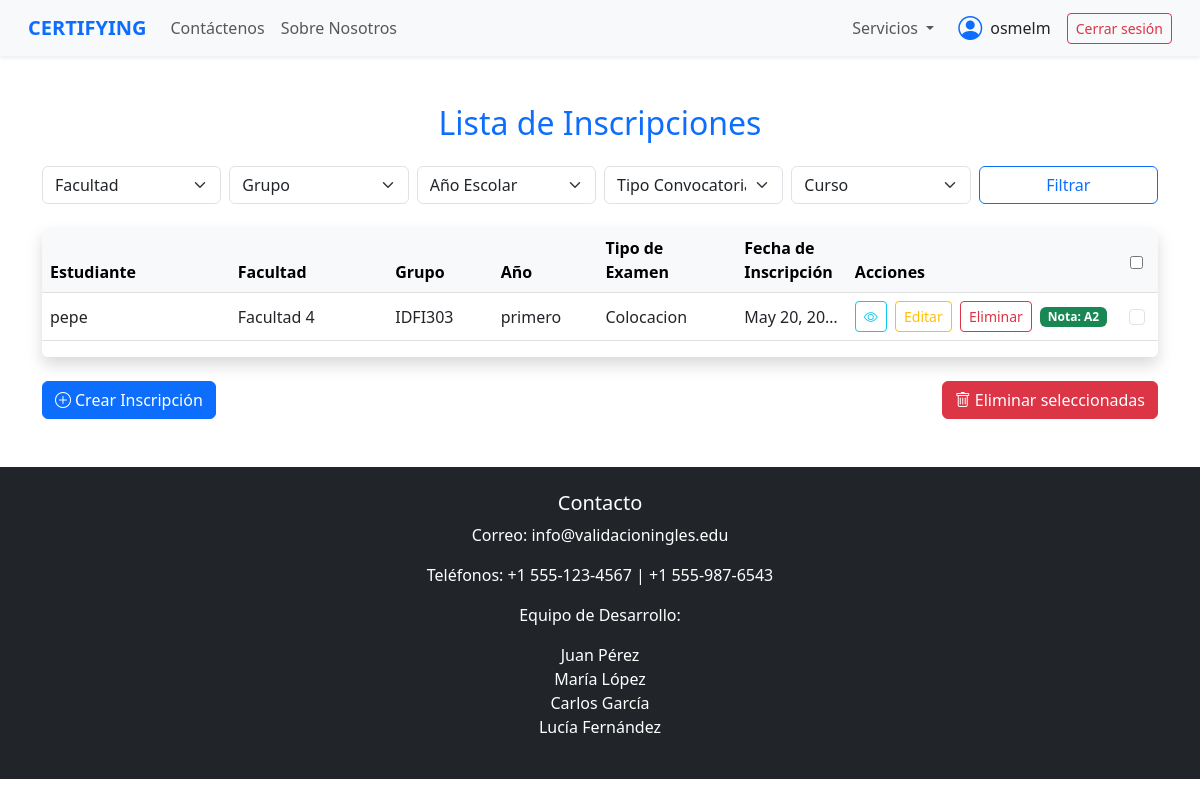
Screenshot of /inscripciones/ (signed in) with the database file from the repository.
### gestion/models.py (models this page shows, shortened)
class Usuario(AbstractUser):
    TIPO_USUARIO = [
        ('estudiante', 'Estudiante'),
        ('profesor', 'Profesor del Centro')
    ]
    anios =[
        ('1', 'primero'),
        ('2', 'segundo'),
        ('3', 'tercero'),
        ('4', 'cuarto'),
    ]
    tipo_usuario = models.CharField(max_length=20, choices=TIPO_USUARIO)
    facultad = models.CharField(max_length=20)
    grupo = models.CharField(max_length=20,null=True, blank=True)
    anio_escolar = models.CharField(max_length=30, choices=anios, null=True, blank=True)
    carrera = models.CharField(max_length=100,null=True, blank=True)
    curso = models.CharField(max_length=30, blank=True, null=True)
    nivel = models.CharField(max_length=10,null=True, blank=True)
    def es_profesor(self):
        return self.tipo_usuario == 'profesor'

class Inscripcion(models.Model):
    estudiante = models.ForeignKey(
        Usuario,
        on_delete=models.CASCADE,
        limit_choices_to={'tipo_usuario': 'estudiante'}
    )
    convocatoria = models.ForeignKey(Convocatoria, on_delete=models.CASCADE)
    fecha_inscripcion = models.DateField(auto_now_add=True)
    class Meta:
        constraints = [
            models.UniqueConstraint(fields=['estudiante', 'convocatoria'], name='unique_inscripcion_estudiante_convocatoria')
        ]

class Convocatoria(models.Model):
    TIPO_CONVOCATORIA = [
        ('entrevista', 'Entrevista'),
        ('certificacion', 'Certificación'),
        ('curso', 'Curso'),
        ('colocacion', 'Colocacion'),
        ('revalorizacion', 'revalorizacion')
    ]
    niveles = [
        ('A1', 'A1'),
        ('A2', 'A2'),
        ('B1', 'B1'),
        ('B2', 'B2'),
        ('C1', 'C1'),
        ('C2', 'C2')
    ]
    nivel = models.CharField(max_length=2, choices=niveles, null=True, blank=True)
    tipo = models.CharField(max_length=20, choices=TIPO_CONVOCATORIA)
    descripcion = models.TextField()
    lugar = models.CharField(max_length=100)
    fecha = models.DateField()
    hora = models.TimeField()
    profesor = models.ForeignKey(
        Usuario,
        on_delete=models.CASCADE,
        limit_choices_to={'tipo_usuario': 'profesor'},
        null=True,  # <-- Permitir nulos temporalmente
        blank=True
    )  # Creador
    estado = models.BooleanField(default=True)

class Resultado(models.Model):
    niveles = [
        ('A1', 'A1'),
        ('A2', 'A2'),
        ('B1', 'B1'),
        ('B2', 'B2'),
        ('C1', 'C1'),
        ('C2', 'C2')
    ]
    nota = models.CharField(max_length=2, choices=niveles)
    inscripcion = models.OneToOneField('Inscripcion', on_delete=models.CASCADE)

### gestion/vistas/vista_inscripcion.py (the view)
# urls.py: path('inscripciones/', vista_inscripcion.lista_inscripciones, name='lista_inscripciones'),
def lista_inscripciones(request):
    if not request.user.is_authenticated:
        messages.warning(request, "Debes iniciar sesión para acceder a esta página.")
        return redirect('login')
    if not request.user.es_profesor():
        messages.warning(request, "No tienes permisos para acceder a esta sección.")
        return redirect('pagina_principal')
    filtros = {
        'facultad': request.GET.get('facultad', ''),
        'grupo': request.GET.get('grupo', ''),
        'anio_escolar': request.GET.get('anio_escolar', ''),
        'tipo_convocatoria': request.GET.get('tipo_convocatoria', ''),
        'nivel': request.GET.get('nivel', ''),
    }
    contexto = obtener_inscripciones_filtradas(filtros)
    return render(request, 'inscripciones/lista_inscripciones.html', contexto)

### templates/inscripciones/lista_inscripciones.html (shortened to what this page needs)
{% extends 'base.html' %}
{% load static %}
{% block content %}
<div class="container my-5">
  <h2 class="mb-4 text-primary text-center">Lista de Inscripciones</h2>
  <form method="get" class="mb-4 row g-2">
    <div class="col-md-2">
      <select name="facultad" class="form-select" onchange="this.form.submit()">
        <option value="">Facultad</option>
      </select>
    </div>
    <div class="col-md-2">
      <select name="grupo" class="form-select" onchange="this.form.submit()">
        <option value="">Grupo</option>
      </select>
    </div>
    <div class="col-md-2">
      <select name="anio_escolar" class="form-select" onchange="this.form.submit()">
        <option value="">Año Escolar</option>
      </select>
    </div>
    <div class="col-md-2">
      <select name="tipo_convocatoria" class="form-select" onchange="this.form.submit()">
        <option value="">Tipo Convocatoria</option>
      </select>
    </div>
    <div class="col-md-2">
      <select name="nivel" class="form-select" onchange="this.form.submit()">
        <option value="">Curso</option>
      </select>
    </div>
    <div class="col-md-2">
      <button type="submit" class="btn btn-outline-primary w-100">Filtrar</button>
    </div>
  </form>
  <form id="formEliminarInscripciones" method="post" action="{% url 'eliminar_inscripciones_seleccionadas' %}">
    <div class="table-responsive shadow rounded">
      <table class="table table-hover align-middle">
        <thead class="table-light">
          <tr>
            <th style="width: 18%;">Estudiante</th>
            <th style="width: 15%;">Facultad</th>
            <th style="width: 10%;">Grupo</th>
            <th style="width: 10%;">Año</th>
            <th style="width: 13%;">Tipo de Examen</th>
            <th style="width: 10%;">Fecha de Inscripción</th>
            <th style="width: 20%; min-width: 220px;" class="text-nowrap">Acciones</th>
            <th style="width: 5%;" class="text-center align-middle">
              <input type="checkbox" id="selectAllInscripciones" title="Seleccionar/Deseleccionar todos" class="align-middle">
            </th>
          </tr>
        </thead>
        <tbody>
          {% for inscripcion in inscripciones %}
          <tr>
            <td class="text-truncate" style="max-width: 140px;">{{ inscripcion.estudiante.username }}</td>
            <td class="text-truncate" style="max-width: 100px;">{{ inscripcion.estudiante.facultad }}</td>
            <td class="text-truncate" style="max-width: 60px;">{{ inscripcion.estudiante.grupo }}</td>
            <td class="text-truncate" style="max-width: 60px;">{{ inscripcion.estudiante.get_anio_escolar_display }}</td>
            <td class="text-truncate" style="max-width: 100px;">{{ inscripcion.convocatoria.get_tipo_display }}</td>
            <td class="text-truncate" style="max-width: 90px;">{{ inscripcion.fecha_inscripcion }}</td>
            <td class="text-nowrap" style="min-width: 220px;">
              <a href="{% url 'detalle_inscripcion' inscripcion.id %}" class="btn btn-outline-info btn-sm me-1" title="Visualizar">
                <i class="bi bi-eye"></i>
              </a>
              <a href="{% url 'editar_inscripcion' inscripcion.id %}" class="btn btn-outline-warning btn-sm me-1">Editar</a>
              <a href="{% url 'eliminar_inscripcion' inscripcion.id %}" class="btn btn-outline-danger btn-sm me-1" onclick="return confirm('¿Estás seguro?')">Eliminar</a>
              {% if not inscripcion.resultado %}
                <div class="agregar-nota-wrapper d-inline">
                  <button type="button" class="btn btn-outline-success btn-sm me-1 agregar-nota-btn" data-inscripcion="{{ inscripcion.id }}">Agregar Nota</button>
                  <span class="inputs-agregar-nota" style="display:none;">
                    <input type="hidden" name="inscripcion_id" value="{{ inscripcion.id }}">
                    <input type="text" name="nota" maxlength="2" pattern="[A-Za-z0-9]{2}" class="form-control form-control-sm d-inline" style="width:50px;" required>
                    <button type="button" class="btn btn-success btn-sm aceptar-nota-btn">Aceptar</button>
                  </span>
                </div>
              {% else %}
                <span class="badge bg-success">Nota: {{ inscripcion.resultado.nota }}</span>
              {% endif %}
            </td>
            <td class="text-center align-middle">
              <input type="checkbox" name="inscripciones_seleccionadas" value="{{ inscripcion.id }}" class="form-check-input inscripcion-checkbox">
            </td>
          </tr>
          {% endfor %}
        </tbody>
      </table>
    </div>
    <div class="d-flex justify-content-between mt-4">
      <a href="{% url 'crear_inscripcion' %}" class="btn btn-primary">
        <i class="bi bi-plus-circle me-1"></i>Crear Inscripción
      </a>
      <button type="submit" class="btn btn-danger" onclick="return confirm('¿Eliminar las inscripciones seleccionadas?')">
        <i class="bi bi-trash me-1"></i>Eliminar seleccionadas
      </button>
    </div>
  </form>
</div>
{% endblock %}

### templates/base.html (shortened to what this page needs)
{% load static %}
<!DOCTYPE html>
<html lang="es">
<head>
    <link rel="stylesheet" href="{% static 'css/bootstrap.min.css' %}">
    <link rel="stylesheet" href="{% static 'css/bootstrap-icons.css' %}">
    <link rel="stylesheet" href="{% static 'css/base.css' %}">
</head>
<body style="margin: 0; padding: 0;">
<nav class="navbar navbar-expand-lg navbar-light bg-light shadow-sm px-3">
  <div class="container-fluid">
    <a class="navbar-brand fw-bold text-primary" href="{% url 'pagina_principal' %}">CERTIFYING</a>
    <div class="collapse navbar-collapse" id="navbarMain">
      <ul class="navbar-nav me-auto mb-2 mb-lg-0">
        <li class="nav-item">
          <a class="nav-link" href="#">Contáctenos</a>
        </li>
        <li class="nav-item">
          <a class="nav-link" href="#">Sobre Nosotros</a>
        </li>
      </ul>
      <ul class="navbar-nav mb-2 mb-lg-0 d-flex align-items-lg-center">
        <li class="nav-item dropdown me-lg-3">
          <a class="nav-link dropdown-toggle" href="#" id="serviciosDropdown" role="button" data-bs-toggle="dropdown" aria-expanded="false">
            Servicios
          </a>
        </li>
        <li class="nav-item d-flex align-items-center me-lg-3">
          <i class="bi bi-person-circle fs-4 text-primary me-2"></i>
          <span class="text-nowrap">{{ request.user.username }}</span>
        </li>
        {% if request.user.is_authenticated %}
        <li class="nav-item">
            <form action="{% url 'logout' %}" method="post"     style="display: inline;">
                <button type="submit" class="btn btn-outline-danger btn-sm">Cerrar sesión</button>
            </form>
        </li>
        {% else %}
        <li class="nav-item">
            <a href="{% url 'login' %}" class="btn btn-outline-primary  btn-sm">Iniciar sesión</a>
        </li>
        {% endif %}
      </ul>
    </div>
  </div>
</nav>
    <main id="main" style="margin: 0; padding: 0; width: 100%">
        {% block content %}
        {% endblock %}
    </main>
    <footer class="text-center mt-5 bg-dark text-white py-4">
        <h5>Contacto</h5>
        <p>Correo: info@validacioningles.edu</p>
        <p>Teléfonos: +1 555-123-4567 | +1 555-987-6543</p>
        <p>Equipo de Desarrollo:</p>
        <ul class="list-unstyled">
            <li>Juan Pérez</li>
            <li>María López</li>
            <li>Carlos García</li>
            <li>Lucía Fernández</li>
        </ul>
    </footer>
</body>
</html>

### static/css/base.css (style rules this page uses)
* { margin: 0; padding: 0; box-sizing: border-box; }
#main { width:100%; }

### rows the page displays
Usuario: user.username "osmelm"
Inscripcion: estudiante.username "pepe", estudiante.facultad "Facultad 4", estudiante.grupo "IDFI303", estudiante.anio_escolar "primero", convocatoria.tipo "Colocacion", fecha_inscripcion "May 20, 20…", resultado.nota "A2"
